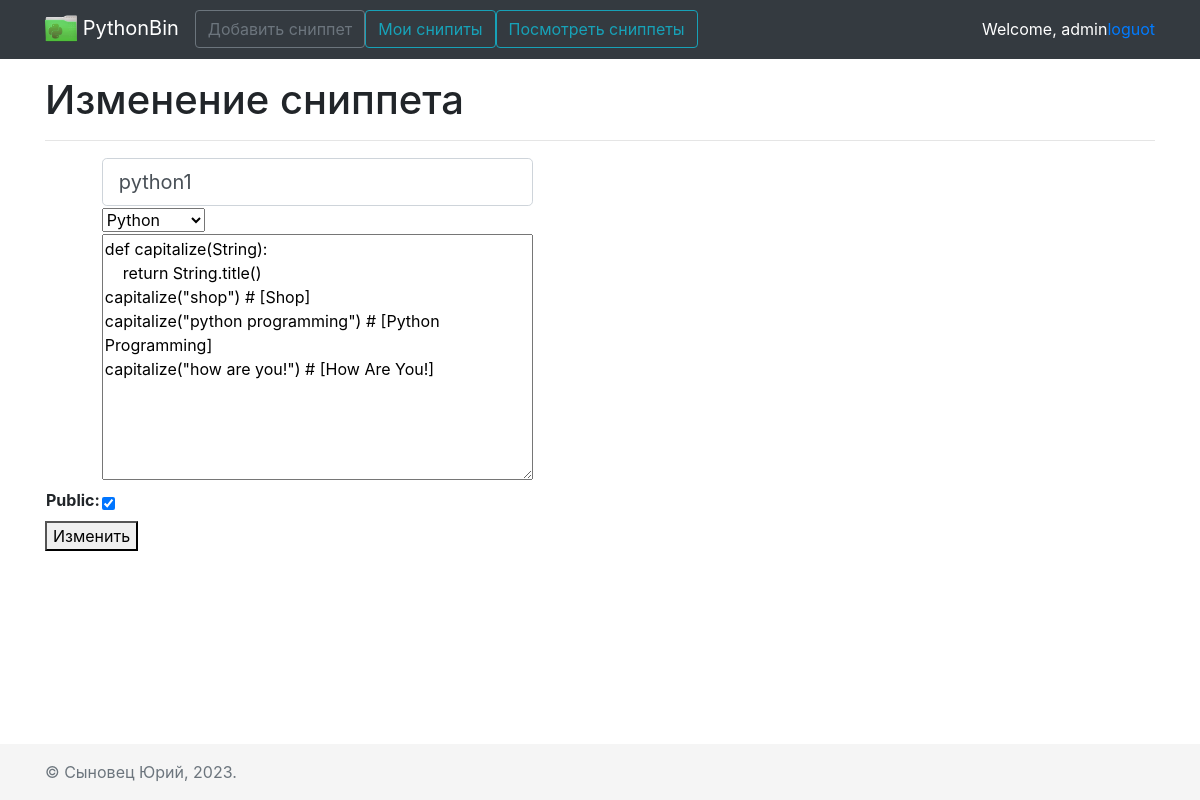
The page /snippets/28/change (signed in) on the database its author committed.
### MainApp/models.py (models this page shows, shortened)
class Snippet(models.Model):
    name = models.CharField(max_length=100)
    lang = models.CharField(max_length=30, choices=LTNGS)
    code = models.TextField(max_length=5000)
    creation_date = models.DateTimeField(auto_now=True)
    user = models.ForeignKey(to=User, on_delete=models.CASCADE, blank=True, null=True)
    public = models.BooleanField(default=True)

### MainApp/views.py (the view, shortened to what this page needs)
# urls.py: path('snippets/<int:id>/change', views.snippets_change, name='snippet-change'),
@login_required
def snippets_change(request, id):
    if request.method == 'GET':
        snipper = Snippet.objects.get(id=id)
        form = SnippetForm(instance=snipper)
        context = {'pagename': 'Изменение сниппета',
                   'form': form,
                   'butoon': 'Изменить',
                   'tid': id}
        return render(request, 'pages/form_snippet.html', context)

### MainApp/forms.py
class SnippetForm(ModelForm):
    class Meta:
        model = Snippet
        fields = ['id', 'name', 'lang', 'code', 'public']
        labels = {
            'name': '',
            'lang': '',
            'code': ''
        }
        widgets = {
            'name': TextInput(attrs={"class": "form-control form-control-lg", 'placeholder': 'Название сниппета'}),
            'code': Textarea(attrs={'placeholder': 'Код снипита'})
        }

### templates/pages/form_snippet.html (shortened to what this page needs)
{% extends "base.html" %}
{% load static %}
{% block content %}
<div class="container">
    <div class="row">
        <div class="col">
            <h1>{{ pagename }}</h1>
            <hr>
        </div>
    </div>
    <div class="row">
        <div class="col">
            {% if butoon == 'Создать' %}
                <form action="{% url 'snippets-add' %}" method="post">
            {% else %}
                <form action="{% url 'snippet-change' id=tid %}" method="post">
            {% endif %}
                <table>
                    {{ form }}
                </table>
                <button type="submit">{{ butoon }}</button>
            </form>
        </div>
    </div>
</div>
{% endblock %}

### templates/inc/inc-header.html (shortened to what this page needs)
{% load static %}
<header>
    <nav class="navbar navbar-expand-md navbar-dark fixed-top bg-dark">
        <div class="container">
            <a class="navbar-brand" href="{% url 'home' %}">
                <img src="{% static 'images/logo.png' %}" width="32" height="32" alt="">
                PythonBin
            </a>
            <div class="collapse navbar-collapse" id="navbarCollapse">
                <ul class="navbar-nav mr-auto">
                    {% if request.user.is_authenticated %}
                    <li class="form-inline">
                        <a class="btn btn-outline-secondary" href="{% url 'snippets-add' %}">
                            Добавить сниппет
                        </a>
                    </li>
                    <li class="form-inline">
                        <a class="btn btn-outline-info" href="{% url 'snippets-my-list' %}">
                            Мои снипиты
                        </a>
                    </li>
                    {% endif %}
                    <li class="form-inline">
                        <a class="btn btn-outline-info" href="{% url 'snippets-list' %}">
                            Посмотреть сниппеты
                        </a>
                    </li>
                </ul>
            </div>
            {% if request.user.is_authenticated %}
                <span style="color: white">Welcome, {{request.user.username }}</span>
                <a href="{% url 'loguot' %}">loguot</a>
            {% endif %}
        </div>
    </nav>
</header>

### templates/base.html (style rules this page uses)
main > .container { padding: 60px 15px 0; }

### rows shown on the page
Snippet: name "python1", lang "Python", code "def capitalize(String): return String.title() capitalize(\"shop\") # [Shop] capitalize(\"python programming\") # [Python Programming] capitalize(\"how are you!\") # [How Are You!]", public "☑"

### other values the page prints
{{ request.user.username }} "admin"
{{ pagename }} "Изменение сниппета"
{{ butoon }} "Изменить"
